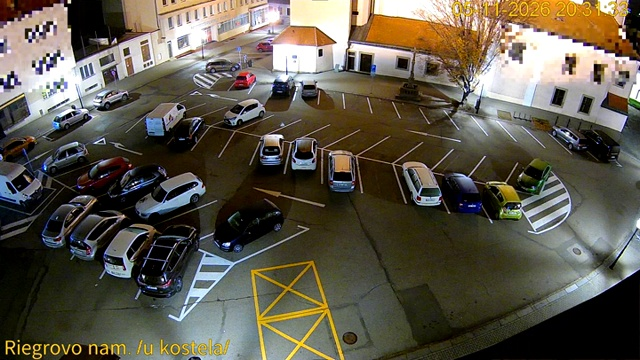
#> input picture data/camara_publica/captura_parqueadero.jpg, 640 x 360 px, found by its file name
$ python recortar_zona.py
#> lines starting #> are read from the running program, lines starting #| are printed output that depends on the picture

import cv2

# 1. Cargar la imagen de la camara
imagen = cv2.imread("captura_parqueadero.jpg")
#> imagen is the input picture: shape (360, 640, 3); mean B, G, R 75.6, 88.6, 94.2

# 2. Comprobar que la imagen se cargo correctamente
if imagen is None:
    print("Error: no se pudo cargar la imagen.")
    exit()

# 3. Definir las coordenadas de nuestra zona
x_inicio = 305
y_inicio = 85

x_final = 570
y_final = 235

# 4. Recortar la zona seleccionada
zona = imagen[y_inicio:y_final, x_inicio:x_final]
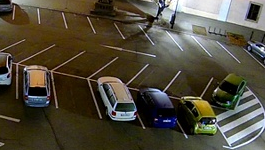
#> zona: shape (150, 265, 3); mean B, G, R 58.6, 73.6, 79.5

# Guardar la zona recortada en un archivo

cv2.imwrite("zona_parqueadero.jpg", zona)

# 5. Mostrar la zona recortada
cv2.imshow("Zona seleccionada", zona)

# 6. Esperar hasta que presionemos una tecla
cv2.waitKey(0)

# 7. Cerrar las ventanas
cv2.destroyAllWindows()
